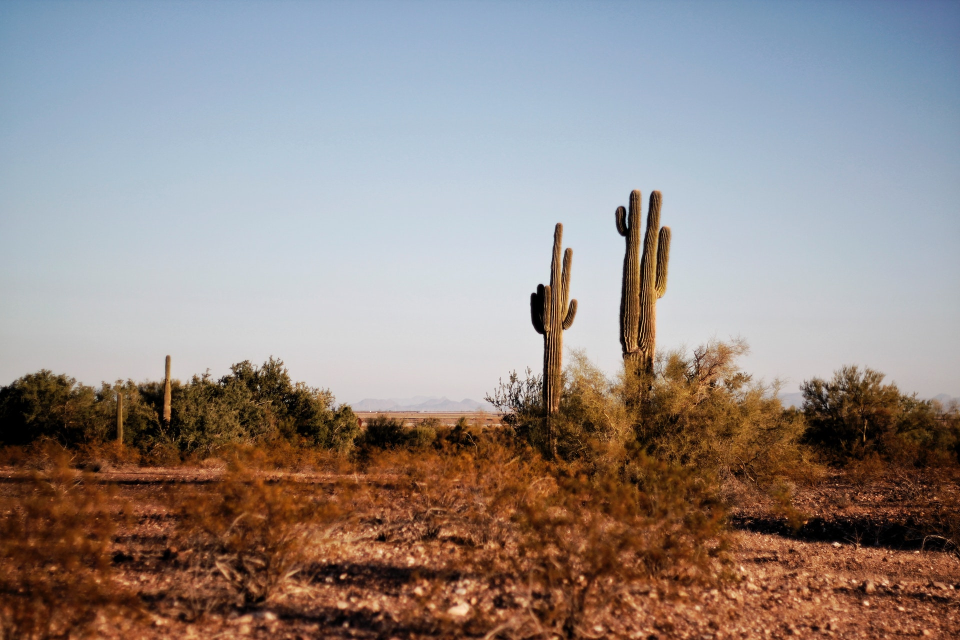
#> input picture background/desert.jpg, 1920 x 1280 px, given in place of desert.jpg.jpg, which was not available (shown at 1/2 size)
$ python chroma.py   (older library calls are emulated)
#> lines starting #> are read from the running program, lines starting #| are printed output that depends on the picture; pictures that were not available may be replaced by others from this repository, and a replacement may not be noted
#> the answer given: background/desert.jpg
#> further down, bg is the input picture: shape (1280, 1920, 4); mean R, G, B, A 148.2, 137.3, 133.8, 255
#> the answer given: background/forest.jpg
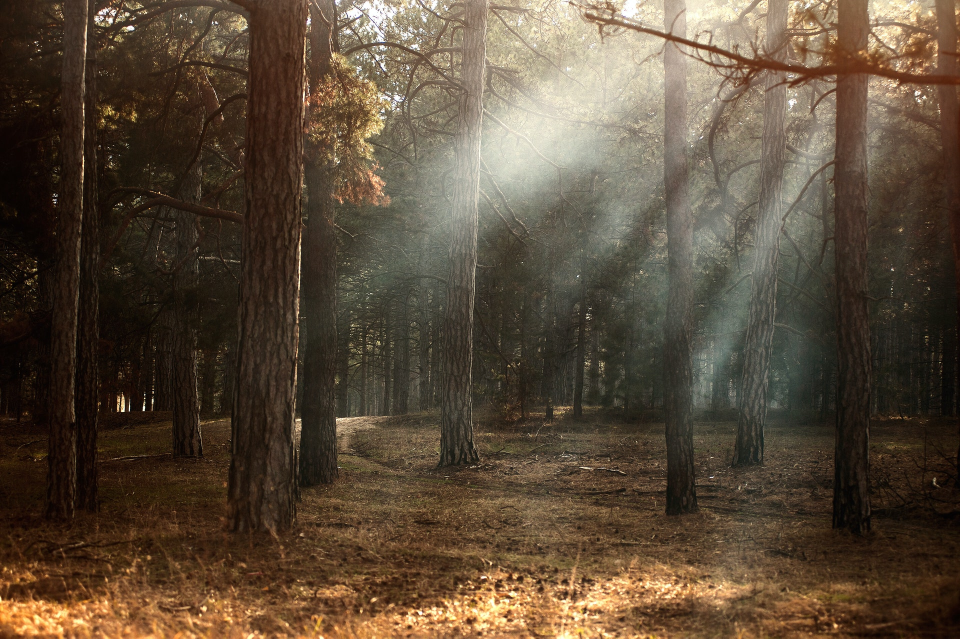
#> input picture background/forest.jpg, 1920 x 1277 px, given in place of forest.jpg.jpg, which was not available (shown at 1/2 size)
#> further down, green is the input picture: shape (1277, 1920, 4); mean R, G, B, A 90.6, 74.8, 57, 255
import os
import matplotlib.pyplot as plt
import skimage
from skimage import img_as_ubyte
from skimage import io
from skimage import filters


os.system('cls')
root = os.path.dirname(__file__)

def remove_green(img):

    norm_factor = 255

    """
    obtain the ratio of the green/red/blue
    channels based on the max-brightness of
    the pixel
    """
    red_ratio = img[:, :, 0] / norm_factor
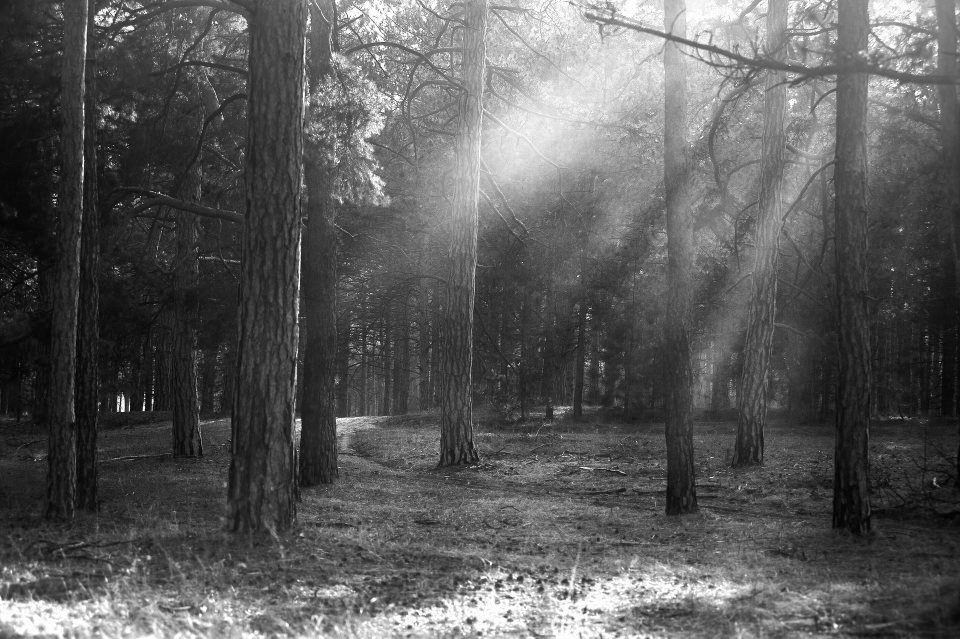
#> red_ratio: shape (1277, 1920) float64 (shown at 1/2 size); min 0, max 1, mean 0.355
    green_ratio = img[:, :, 1] / norm_factor
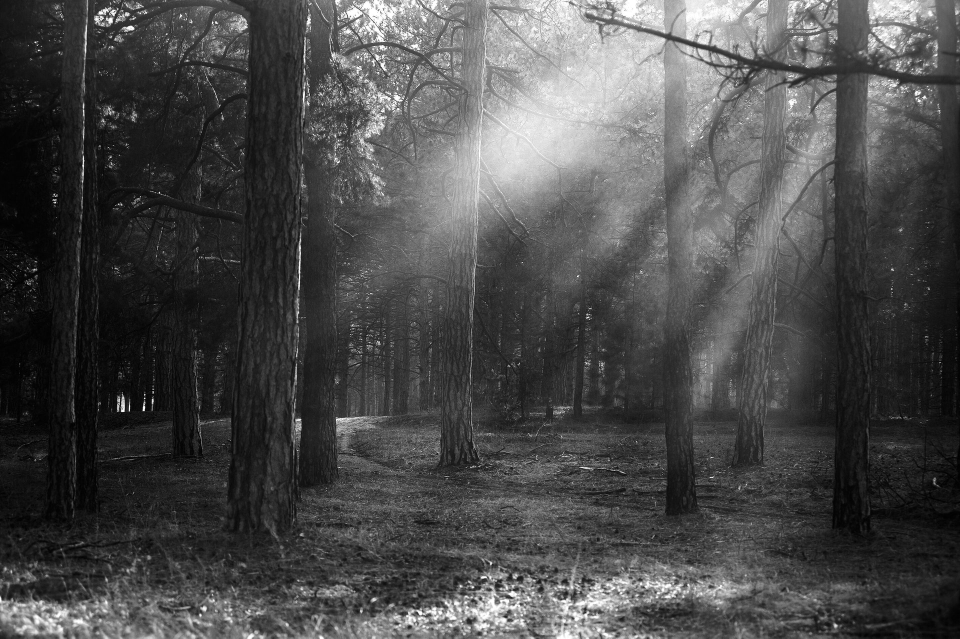
#> green_ratio: shape (1277, 1920) float64 (shown at 1/2 size); min 0, max 1, mean 0.293
    blue_ratio = img[:, :, 2] / norm_factor
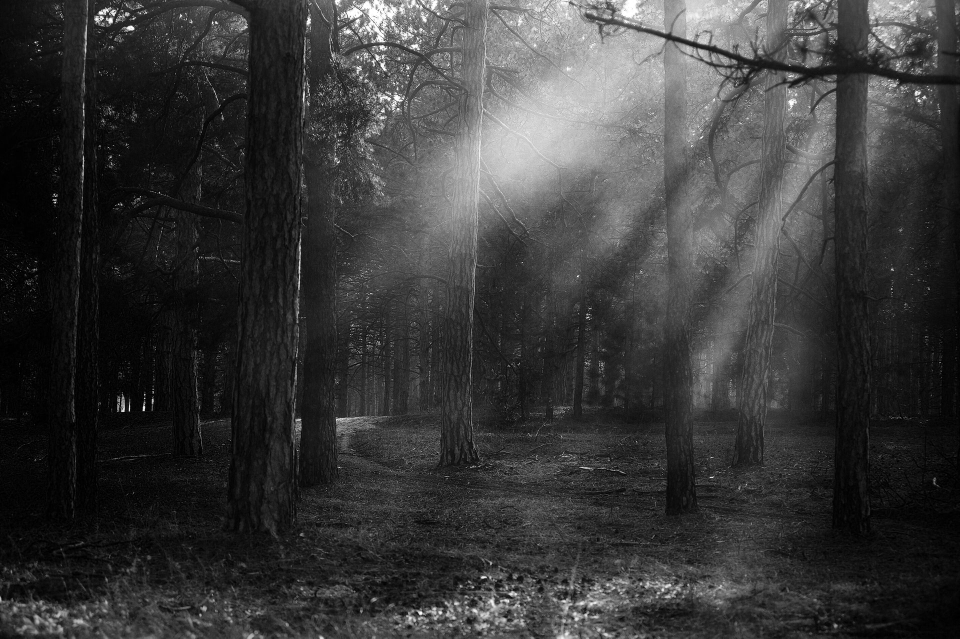
#> blue_ratio: shape (1277, 1920) float64 (shown at 1/2 size); min 0, max 1, mean 0.224

    """
    darker pixels would be around 0.
    In order to ommit removing dark pixels we
    add .3 to make small negative numbers positive
    """

    red_vs_green = (red_ratio - green_ratio) + .3
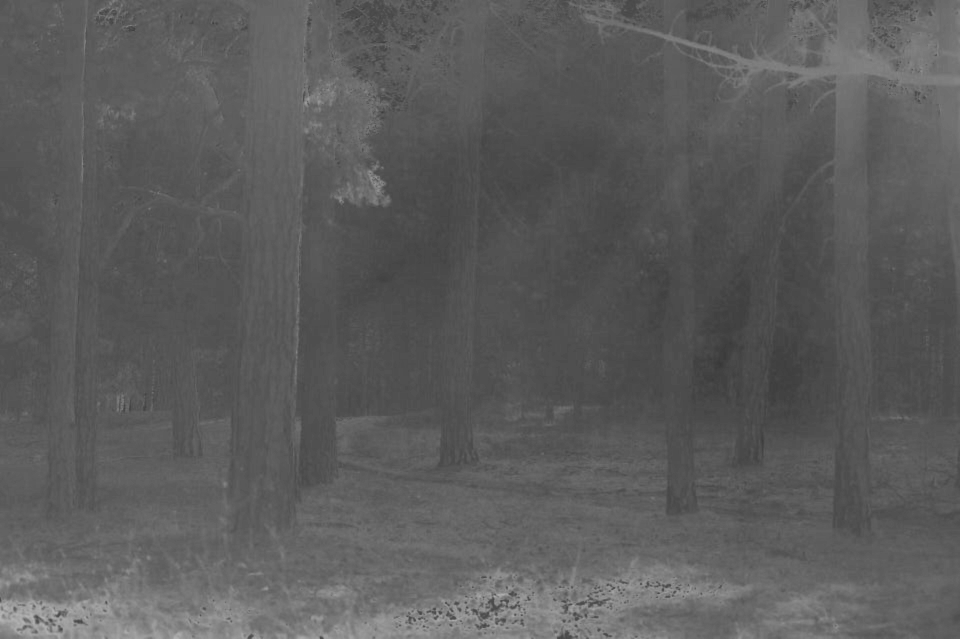
#> red_vs_green: shape (1277, 1920) float64 (shown at 1/2 size); min 0.218, max 0.72, mean 0.362
    blue_vs_green = (blue_ratio - green_ratio) + .3

    """
    now pixels with a negative value would have a
    high probability to be background green
    pixels.
    """
    red_vs_green[red_vs_green < 0] = 0
    blue_vs_green[blue_vs_green < 0] = 0
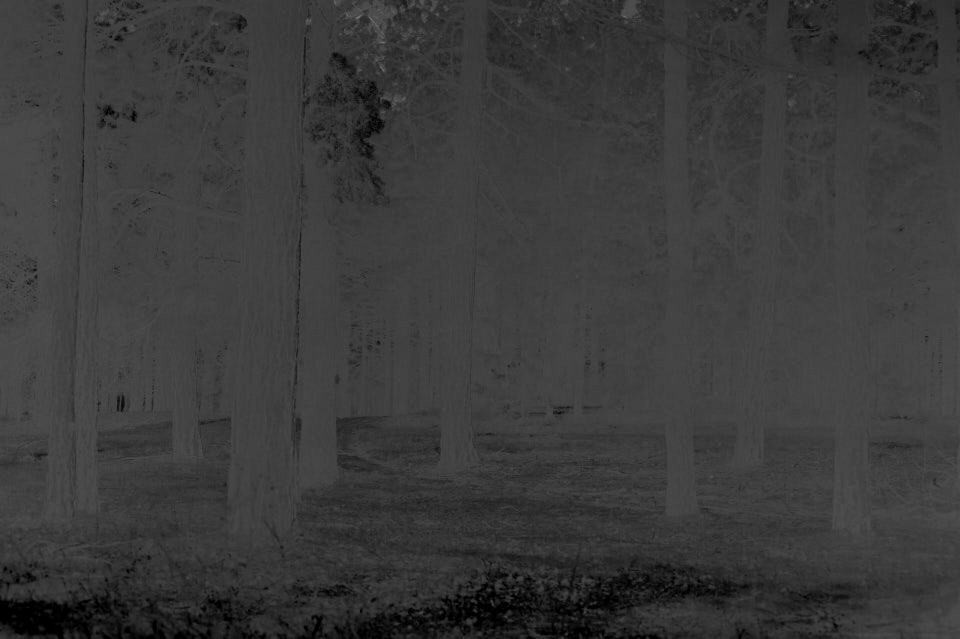
#> blue_vs_green: shape (1277, 1920) float64 (shown at 1/2 size); min 0, max 0.527, mean 0.23

    """
    combine the red_vs_green and blue_vs_green ratios
    to create an aplha mask
    """
    alpha = (red_vs_green + blue_vs_green) * 255
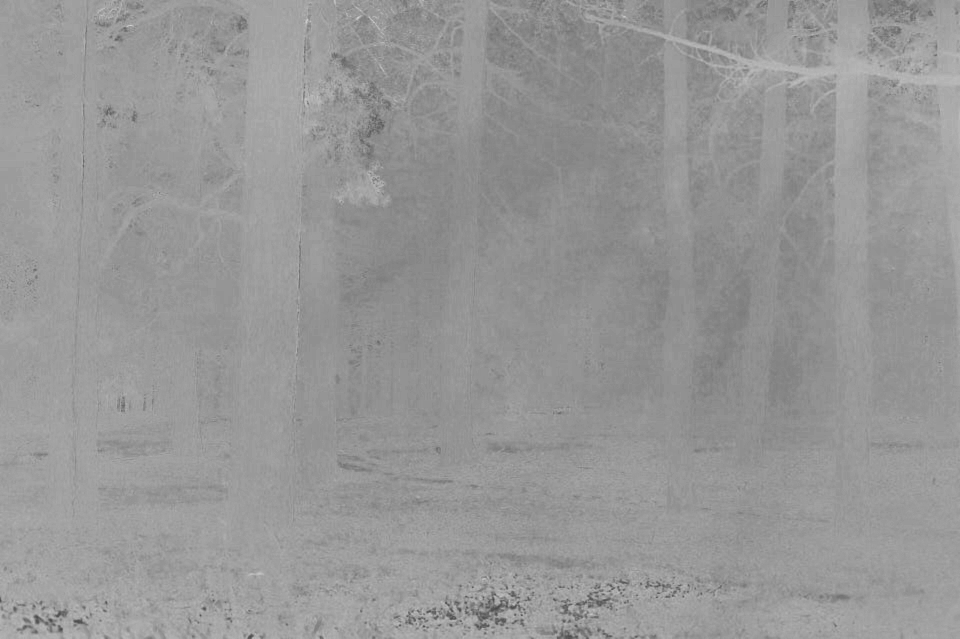
#> alpha: shape (1277, 1920) float64 (shown at 1/2 size); min 69.5, max 213, mean 151
    alpha[alpha > 50] = 255
#> alpha: shape (1277, 1920) float64; every value is 255

    img[:, :, 3] = alpha

    return img

def draw(bg, green):
    fig, ax = plt.subplots(1, 2, sharex=True, sharey=True)
    fig.suptitle("close this window to continue")
    ax[1].imshow(green)
    ax[0].imshow(bg)
    plt.show()

def rotate(bg,green):
    r_list = [0,90,180,-90,-180]
    r = 1
    while(r not in r_list):
        r = int(input("enter the amount of rotation (0,90,180,-90,-180) ?...  "))
        if(r in r_list):
            green = skimage.transform.rotate(green, r, resize=True, mode='edge')
        else:
            print("\tinvalid value, try again")
#> this loop made 5 passes; the answer given on pass 1: 3
    return green

# [57 lines left out: functions rescale, blur, align, not called in this run]

def blend(bg, green):

    draw(bg,green)

    green = remove_green(green)
    green = rotate(bg,green)
    green = rescale(bg,green)
    bg = blur(bg,green)
    coord = align(bg,green)

    green = img_as_ubyte(green)
    bg = img_as_ubyte(bg)
    (x_size, y_size, _) = green.shape

    (x_ini, y_ini) = coord
    x_end = x_ini + x_size
    y_end = y_ini + y_size

    bg_crop = bg[x_ini:x_end,y_ini:y_end,:]

    """
    only the part of "green" with alpha values higher than 10 are taken
    "bg" pixels are replaced with corresponding "green" pixels for this part
    """
    pixel_preserve = (green[:, :, -1] > 10)

    bg_crop[pixel_preserve] = green[pixel_preserve]

    bg[x_ini:x_end, y_ini:y_end, :] = bg_crop

    return bg


print("*the program assumes that the pictures are in the correct folders*")

"""
"bg" is the background image and "green" is the image with the green background
"""

bg_path = input('enter name of background image...  ')
bg = skimage.io.imread(root + '/background/' + bg_path + '.jpg', pilmode="RGBA")

green_path = input('enter name of green screen image...  ')
green = skimage.io.imread(root + '/with green screen/' + green_path + '.jpg', pilmode="RGBA")

#> (the run stopped early here; a loop or call above may not have finished)
